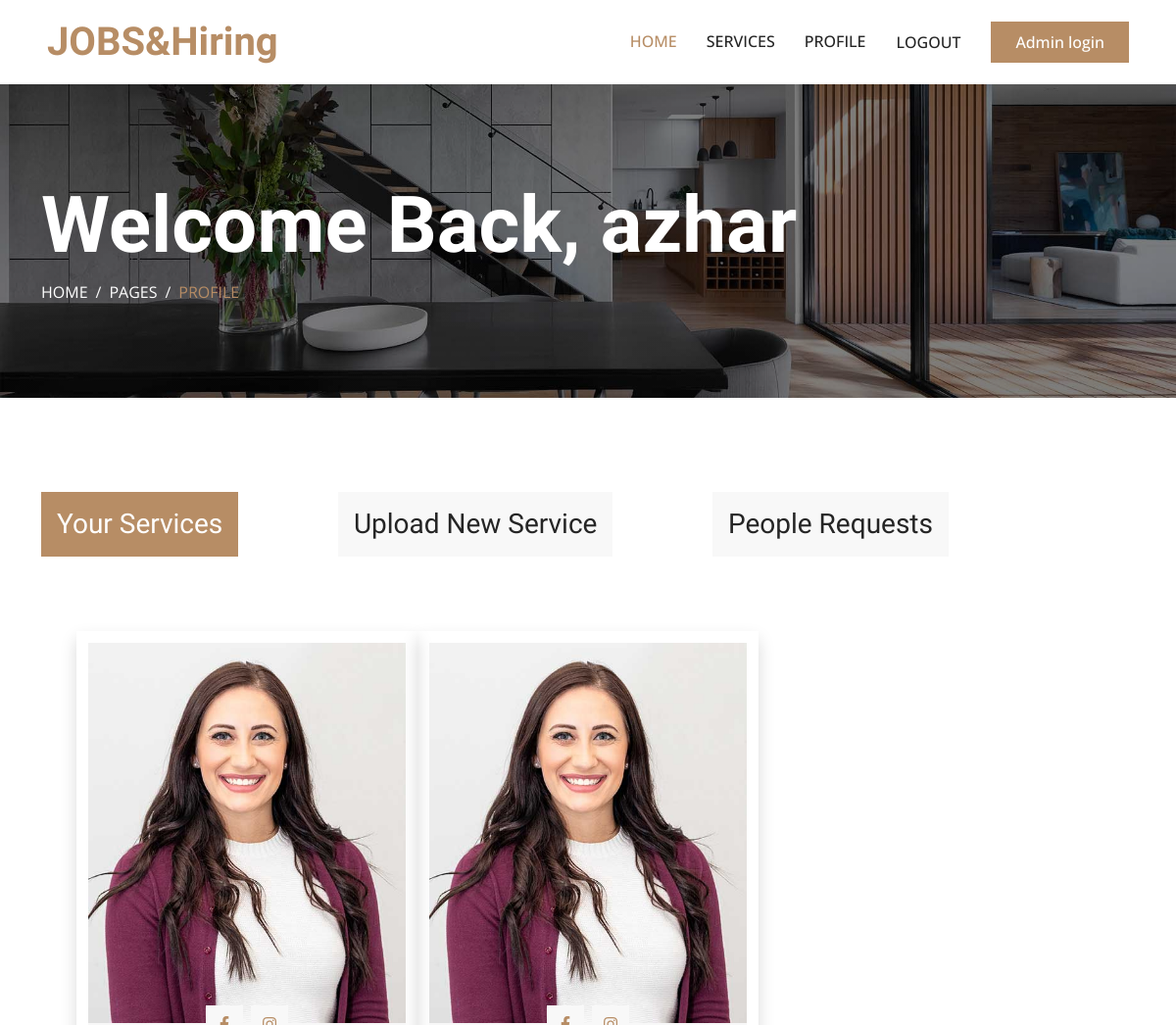
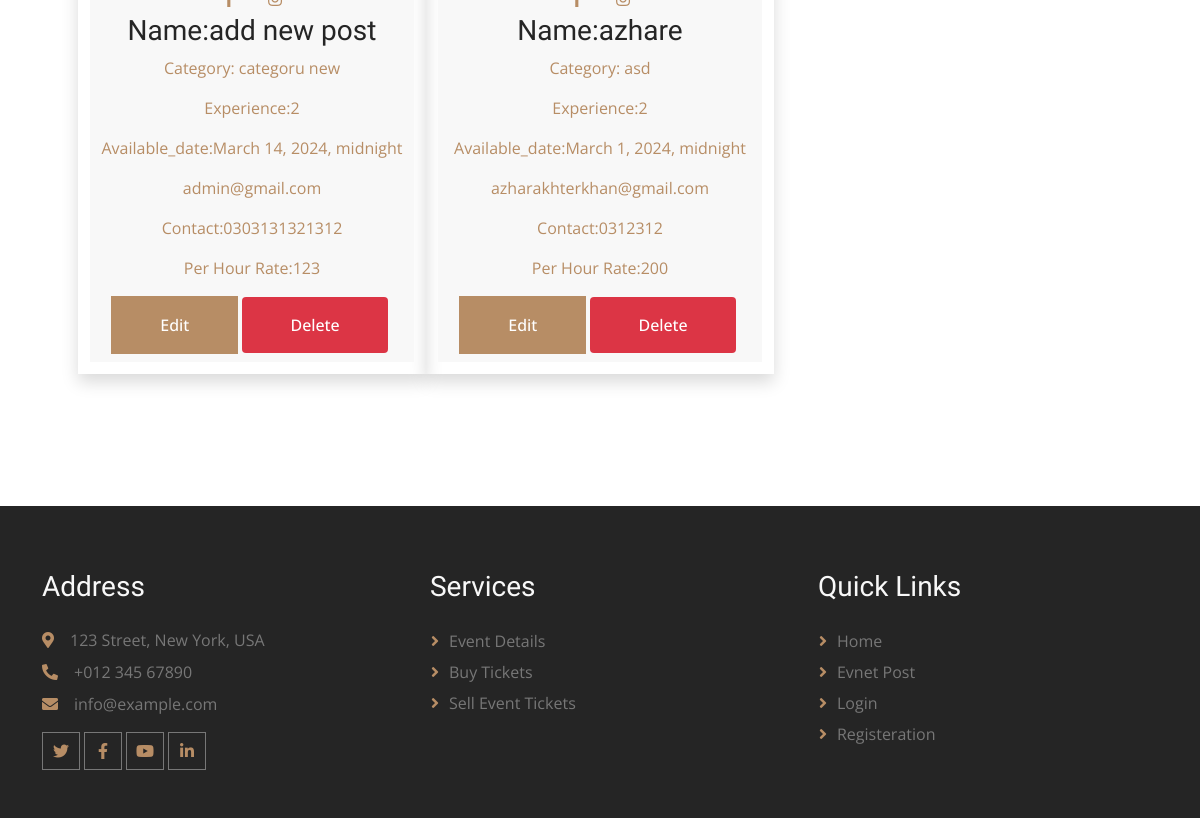
Page /profile/ (signed in) on the committed database (2 pictures, top to bottom).
### servicesApp/models.py (models this page shows, shortened)
class User(AbstractBaseUser):
    full_name = models.CharField(max_length=100)
    email = models.EmailField(unique=True)
    contact_number = models.CharField(max_length=20)
    USERNAME_FIELD = 'email'
    REQUIRED_FIELDS = ['username', 'full_name', 'contact_number']
    objects = CustomUserManager()

class ServicePostByUser(models.Model):
    user = models.ForeignKey(User, on_delete=models.CASCADE)
    name = models.CharField(max_length=100)
    category_name = models.CharField(max_length=100)
    description = models.TextField()
    experience = models.IntegerField()
    available_date = models.DateTimeField()
    open_to_work = models.BooleanField()
    email = models.EmailField()
    contact_number = models.CharField(max_length=20)
    service_img = models.ImageField(upload_to='img/', blank=True)
    per_hour_rate = models.IntegerField()

### servicesApp/views.py (the view)
# urls.py: path('profile/',views.profile,name='profile'),
@login_required
def profile(request):
    user = request.user
    form = ServicesPostForm()
    formUpadte=ServicesPostFormUpadte()
    user_service_posts = ServicePostByUser.objects.filter(user=user)
    BookingUser = Booking.objects.filter(user=user)
    return render(request, 'pages/profile.html', {'user': user, 'form': form,'user_service_posts':user_service_posts,'formUpadte':formUpadte,'BookingUser':BookingUser})

### servicesApp/templates/pages/profile.html (shortened to what this page needs)
{% extends 'commons/base.html' %}
{% load static %}
{% block content %}
<div class="container-fluid page-header py-5 mb-5 wow fadeIn" data-wow-delay="0.1s">
    <div class="container py-5">
        <h1 class="display-1 text-white animated slideInDown">
            Welcome Back, {{ user.full_name }}
        </h1>
        <nav aria-label="breadcrumb animated slideInDown">
            <ol class="breadcrumb text-uppercase mb-0">
                <li class="breadcrumb-item"><a class="text-white" href="#">Home</a></li>
                <li class="breadcrumb-item"><a class="text-white" href="#">Pages</a></li>
                <li class="breadcrumb-item text-primary active" aria-current="page">Profile</li>
            </ol>
        </nav>
    </div>
</div>
<div class="container-xxl project py-5">
    <div class="container">
        <div class="row g-4 wow fadeInUp" data-wow-delay="0.3s">
            <div class="col-lg-10">
                <div class="nav nav-pills justify-content-between w-100 h-100 me-4" role="tablist">
                    <button class="nav-link d-flex align-items-center text-start p-3 mb-3 active" data-bs-toggle="pill" data-bs-target="#tab-pane-1" type="button" role="tab">
                        <h3 class="m-0">Your Services</h3>
                    </button>
                    <button class="nav-link d-flex align-items-center text-start p-3 mb-3" data-bs-toggle="pill" data-bs-target="#tab-pane-2" type="button" role="tab">
                        <h3 class="m-0">Upload New Service</h3>
                    </button>
                    <button class="nav-link d-flex align-items-center text-start p-3 mb-3" data-bs-toggle="pill" data-bs-target="#tab-pane-3" type="button" role="tab">
                        <h3 class="m-0">People Requests</h3>
                    </button>
                </div>
            </div>
            <div class="col-lg-12">
                <div class="tab-content w-100">
                    <div class="tab-pane fade show active" id="tab-pane-1">
                        <div class="container-xxl py-5">
                            <div class="container">
                                <div class="row g-0 team-items">
                                    {% for service_post in user_service_posts %}
                                    <div class="col-lg-4 col-md-6 wow fadeInUp shadow" data-wow-delay="0.1s">
                                        <div class="team-item position-relative">
                                            <div class="position-relative">
                                                <img class="img-fluid" src="{% static 'servicesApp/img/team-1.jpg' %}" alt="" width="400">
                                                <div class="team-social text-center">
                                                    <a class="btn btn-square" href=""><i class="fab fa-facebook-f"></i></a>
                                                    <a class="btn btn-square" href=""><i class="fab fa-instagram"></i></a>
                                                </div>
                                            </div>
                                            <div class="bg-light text-center p-2">
                                                <h3 class="mt-2">Name:{{ service_post.name }}</h3>
                                                <p class="text-primary">Category: {{ service_post.category_name }}</p>
                                                <p class="text-primary">Experience:{{ service_post.experience }}</p>
                                                <p class="text-primary">Available_date:{{ service_post.available_date }}</p>
                                                <p class="text-primary">{{ service_post.email }}</p>
                                                <p class="text-primary">Contact:{{ service_post.contact_number }}</p>
                                                <p class="text-primary">Per Hour Rate:{{ service_post.per_hour_rate }}</p>
                                                <span>
                                                    <button type="button" class="btn btn-primary py-3 px-5 animated slideInLeft" data-service-post-id="{{ service_post.id }}" data-bs-toggle="modal" data-bs-target="#hireModal">Edit</button>
                                                    <button type="button" class="btn btn-primary py-3 px-5 animated slideInLeft delete-btn " data-post-id="{{ service_post.id }}">Delete</button>
                                                </span>
                                            </div>
                                        </div>
                                    </div>
                                    {% endfor %}
                                </div>
                            </div>
                        </div>
                    </div>
                </div>
            </div>
        </div>
    </div>
</div>
{% endblock %}

### servicesApp/templates/commons/base.html (shortened to what this page needs)
{% load static %}
<!DOCTYPE html>
<html lang="en">
<head>
    <link href="https://cdnjs.cloudflare.com/ajax/libs/font-awesome/5.10.0/css/all.min.css" rel="stylesheet">
    <link href="https://cdn.jsdelivr.net/npm/bootstrap-icons@1.4.1/font/bootstrap-icons.css" rel="stylesheet">
     <link href="{% static 'servicesApp/lib/animate/animate.min.css' %}" rel="stylesheet">
     <link href="{% static 'servicesApp/lib/owlcarousel/assets/owl.carousel.min.css' %}" rel="stylesheet">
     <link href="{% static 'servicesApp/lib/tempusdominus/css/tempusdominus-bootstrap-4.min.css' %}" rel="stylesheet">
     <link href="{% static 'servicesApp/css/bootstrap.min.css' %}" rel="stylesheet">
    <link href="{% static 'servicesApp/css/style.css' %}" rel="stylesheet">
</head>
<body>
    {% include './header.html' %}
    <main>
        {% block content %}{% endblock %}
    </main>
    {% include './footer.html' %}
</body>
</html>

### servicesApp/templates/commons/spiner.html (shortened to what this page needs)
{% load static %}

### servicesApp/templates/commons/header.html (shortened to what this page needs)
{% load static %}
<header>
<nav class="navbar navbar-expand-lg bg-white navbar-light sticky-top py-lg-0 px-lg-5 wow fadeIn" data-wow-delay="0.1s">
    <a href="index.html" class="navbar-brand ms-4 ms-lg-0">
        <h1 class="text-primary m-0">JOBS&Hiring</h1>
    </a>
    <div class="collapse navbar-collapse" id="navbarCollapse">
        <div class="navbar-nav ms-auto p-4 p-lg-0">
            <a href="{% url 'index' %}" class="nav-item nav-link active">Home</a>
            <a href="{% url 'services' %}" class="nav-item nav-link">Services</a>
            {% if user.is_authenticated %}
            <a href="{% url 'profile' %}" class="nav-item nav-link">Profile</a>
            <form action="{% url 'logout' %}" method="post" class="nav-item">
                <button type="submit" class="btn btn-link nav-link">Logout</button>
            </form>
        {% else %}
            <a href="{% url 'register' %}" class="nav-item nav-link">Register</a>
            <a href="{% url 'login' %}" class="nav-item nav-link">Login</a>
        {% endif %}
        </div>
        <a href="{% url 'admin:index' %}" class="btn btn-primary py-2 px-4 d-none d-lg-block">Admin login</a>
    </div>
</nav>
</header>

### servicesApp/templates/commons/footer.html
{% load static %}
<footer>
    <div class="container-fluid bg-dark text-body footer mt-5 pt-3 px-0 wow fadeIn" data-wow-delay="0.1s">
        <div class="container py-5">
            <div class="row g-5">
                <div class="col-lg-4 col-md-6">
                    <h3 class="text-light mb-4">Address</h3>
                    <p class="mb-2"><i class="fa fa-map-marker-alt text-primary me-3"></i>123 Street, New York, USA</p>
                    <p class="mb-2"><i class="fa fa-phone-alt text-primary me-3"></i>+012 345 67890</p>
                    <p class="mb-2"><i class="fa fa-envelope text-primary me-3"></i>info@example.com</p>
                    <div class="d-flex pt-2">
                        <a class="btn btn-square btn-outline-body me-1" href=""><i class="fab fa-twitter"></i></a>
                        <a class="btn btn-square btn-outline-body me-1" href=""><i class="fab fa-facebook-f"></i></a>
                        <a class="btn btn-square btn-outline-body me-1" href=""><i class="fab fa-youtube"></i></a>
                        <a class="btn btn-square btn-outline-body me-0" href=""><i class="fab fa-linkedin-in"></i></a>
                    </div>
                </div>
                <div class="col-lg-4 col-md-6">
                    <h3 class="text-light mb-4">Services</h3>
                    <a class="btn btn-link" href="">Event Details</a>
                    <a class="btn btn-link" href="">Buy Tickets</a>
                    <a class="btn btn-link" href="">Sell Event Tickets</a>
                </div>
                <div class="col-lg-4 col-md-6">
                    <h3 class="text-light mb-4">Quick Links</h3>
                    <a class="btn btn-link" href="">Home</a>
                    <a class="btn btn-link" href="">Evnet Post</a>
                    <a class="btn btn-link" href="">Login</a>
                    <a class="btn btn-link" href="">Registeration</a>
                </div>
            </div>
        </div>
    </div>
</footer>

### servicesApp/static/servicesApp/css/style.css (style rules this page uses)
:root { --primary: #B78D65; --light: #F8F8F8; --dark: #252525; }
h1, h2, .h1, .h2, .fw-bold { font-weight: 600 !important; }
h3, h4, .h3, .h4, .fw-medium { font-weight: 500 !important; }
.btn { font-weight: 500; transition: .5s; }
.btn.btn-primary, .btn.btn-secondary { color: #FFFFFF; }
.btn-square { width: 38px; height: 38px; }
.btn-square, .btn-sm-square, .btn-lg-square { padding: 0; display: flex; align-items: center; justify-content: center; font-weight: normal; }
.btn-outline-body { color: var(--primary); border-color: #777777; }
.navbar .navbar-nav .nav-link { margin-right: 30px; padding: 30px 0; color: var(--dark); font-weight: 500; text-transform: uppercase; outline: none; }
.navbar .navbar-nav .nav-link:hover, .navbar .navbar-nav .nav-link.active { color: var(--primary); }
.navbar.sticky-top { top: -100px; transition: .5s; }
.page-header { background: linear-gradient(rgba(0, 0, 0, .5), rgba(0, 0, 0, .5)), url(../img/carousel-1.jpg) center center no-repeat; background-size: cover; }
.breadcrumb-item+.breadcrumb-item::before { color: var(--light); }
.project .nav .nav-link { background: var(--light); transition: .5s; }
.project .nav .nav-link.active { background: var(--primary); }
.project .nav .nav-link.active h3 { color: #FFFFFF !important; }
.team-items { margin: -.75rem; }
.team-item { padding: .75rem; }
.team-item::after { position: absolute; content: ""; width: 100%; height: 0; top: 0; left: 0; background: #FFFFFF; transition: .5s; z-index: -1; }
.team-item .team-social { position: absolute; width: 100%; bottom: -20px; left: 0; }
.team-item .team-social .btn { display: inline-flex; margin: 0 2px; color: var(--primary); background: var(--light); }
.footer .btn.btn-link { display: block; margin-bottom: 5px; padding: 0; text-align: left; color: #777777; font-weight: normal; text-transform: capitalize; transition: .3s; }
.footer .btn.btn-link::before { position: relative; content: "\f105"; font-family: "Font Awesome 5 Free"; font-weight: 900; color: var(--primary); margin-right: 10px; }
.edit-btn, .delete-btn { padding: 6px 12px; margin-right: 5px; border: none; border-radius: 4px; cursor: pointer; transition: background-color 0.3s ease; }
.delete-btn { background-color: #dc3545; color: #fff; }

### rows in the picture
User: full_name "azhar"
ServicePostByUser: name "add new post", category_name "categoru new", experience "2", available_date "March 14, 2024, midnight", email "admin@gmail.com", contact_number "0303131321312", per_hour_rate "123"
ServicePostByUser: name "azhare", category_name "asd", experience "2", available_date "March 1, 2024, midnight", email "azharakhterkhan@gmail.com", contact_number "0312312", per_hour_rate "200"
